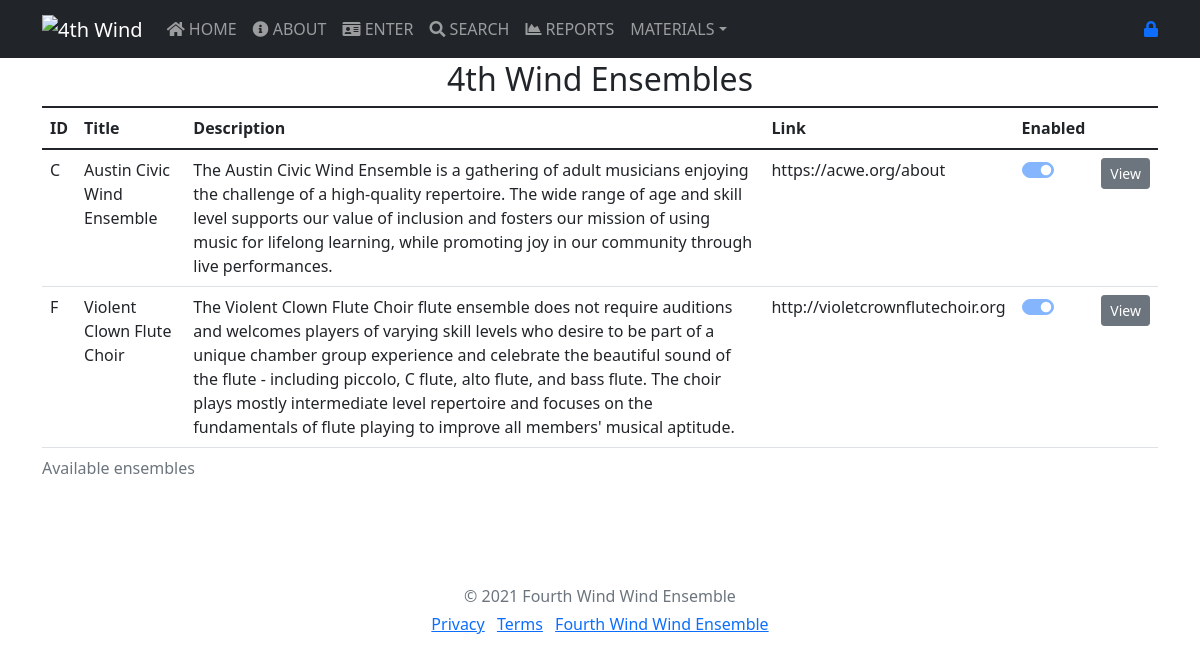
Page /ensembles.php on the earlier database version.
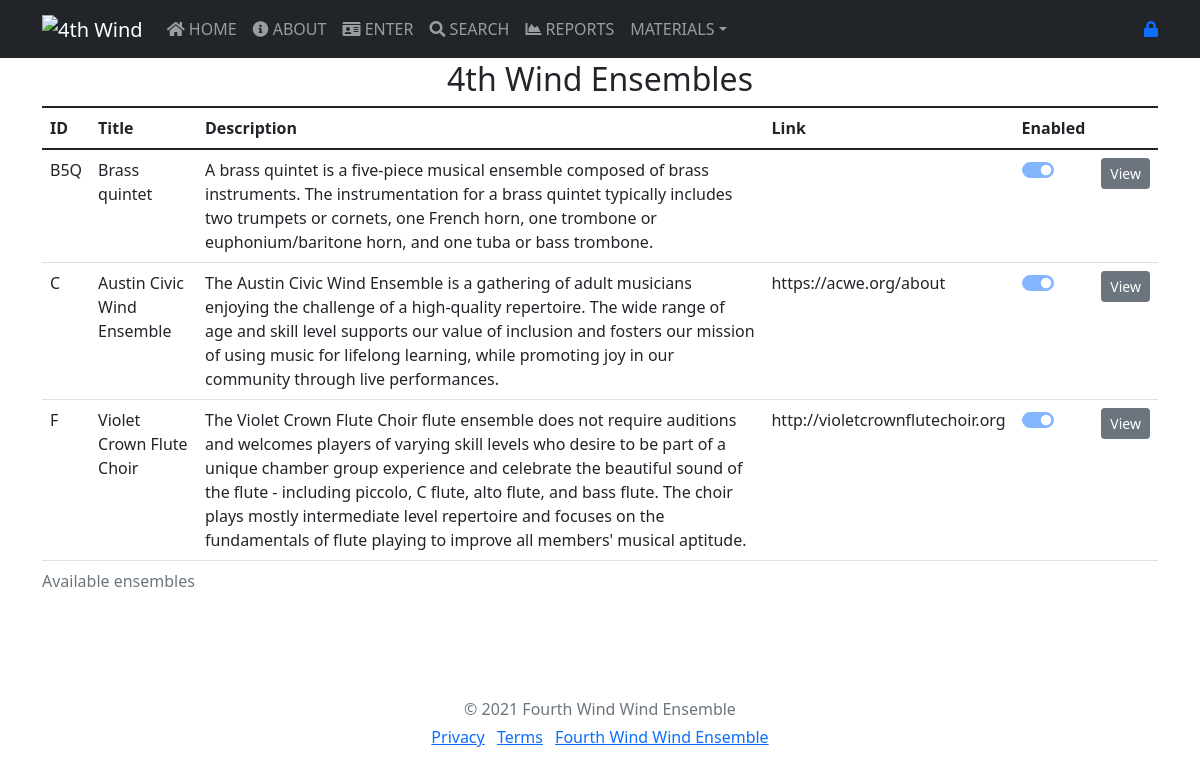
Same page on the later database version.
### tables this page shows
CREATE TABLE `ensembles` (
  `id_ensemble` varchar(4) NOT NULL COMMENT 'The unique ID of this ensemble (one letter)',
  `name` varchar(255) NOT NULL COMMENT 'The name of the ensemble',
  `description` varchar(512) DEFAULT NULL COMMENT 'A description of the ensemble',
  `link` varchar(512) DEFAULT NULL COMMENT 'Hypertext link to more about this ensemble',
  `enabled` int(10) UNSIGNED NOT NULL DEFAULT 0 COMMENT 'Set non-zero to enable the ensemble to be used'
);

### ensembles.php (the view, shortened to what this page needs)
<?php
  require_once("includes/header.php");
  $u_user = FALSE;
  require_once("includes/navbar.php");
?>
<main>
  <div class="container">
        <h2 align="center"><?php echo ORGNAME . ' '. PAGE_NAME ?></h2>
        <div id="ensemble_table">
        <?php
        echo '            <div class="panel panel-default">
               <div class="table-repsonsive">';
        echo '
          <table class="table table-hover">
                    <caption class="title">Available ensembles</caption>
                    <thead>
                    <tr>
                        <th>ID</th>
                        <th>Title</th>
                        <th>Description</th>
                        <th>Link</th>
                        <th>Enabled</th>
                    </tr>
                    </thead>
                    <tbody>';
        $f_link = f_sqlConnect(DB_HOST, DB_USER, DB_PASS, DB_NAME);
        $sql = "SELECT * FROM ensembles ORDER BY id_ensemble;";
        $res = mysqli_query($f_link, $sql) or die('Error: ' . mysqli_error($f_link));
        while ($rowList = mysqli_fetch_array($res)) {
            $id_ensemble = $rowList['id_ensemble'];
            $title = $rowList['name'];
            $description = $rowList['description'];
            $link = $rowList['link'];
            $enabled = $rowList['enabled'];
            echo '<tr>
                        <td>'.$id_ensemble.'<input type="hidden" name="id_ensemble[]" value="'. $id_ensemble .'"></td>
                        <td>'.$title.'</td>
                        <td>'.$description.'</td>
                        <td>'.$link.'</td>
                        <td><div class="form-check form-switch">
                        <input class="form-check-input" name="enabled[]" type="checkbox" role="switch" id="typeEnabled" '. (($u_user) ? "" : "disabled ") . (($enabled == 1) ? "checked" : "") .'>
                        </div></td>';
            echo '
                        <td><input type="button" name="view" value="View" id="'.$id_ensemble.'" class="btn btn-secondary btn-sm view_data" /></td>
                    </tr>
                    ';
        }
        echo '
                    </tbody>
                    </table>';
        echo '
                </div>
            </div>
           ';
        ?>
    </div>
</main>
<?php require_once("includes/footer.php"); ?>
</body>
</html>

Differences in the rows shown:
added ensembles: id_ensemble "B5Q", name "Brass quintet", description "A brass quintet is a five-piece musical ensemble composed of brass instruments. The instrumentation for a brass quintet typically includes two trumpets or cornets, one French horn, one trombone or euphonium/baritone horn, and one tuba or bass trombone.", enabled "☑"
changed ensembles "http://violetcrownflutechoir.org": name "Violent Clown Flute Choir" → "Violet Crown Flute Choir"; description "The Violent Clown Flute Choir flute ensemble…" → "The Violet Crown Flute Choir flute ensemble…"
